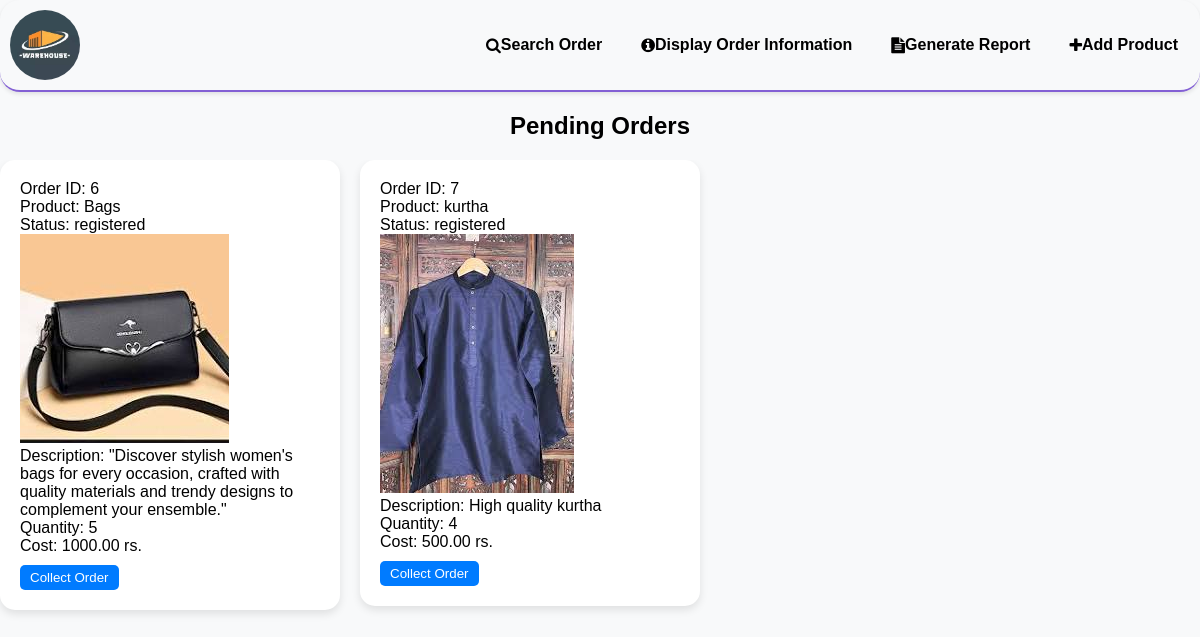
The page /myapp/index/ on the database as committed earlier.
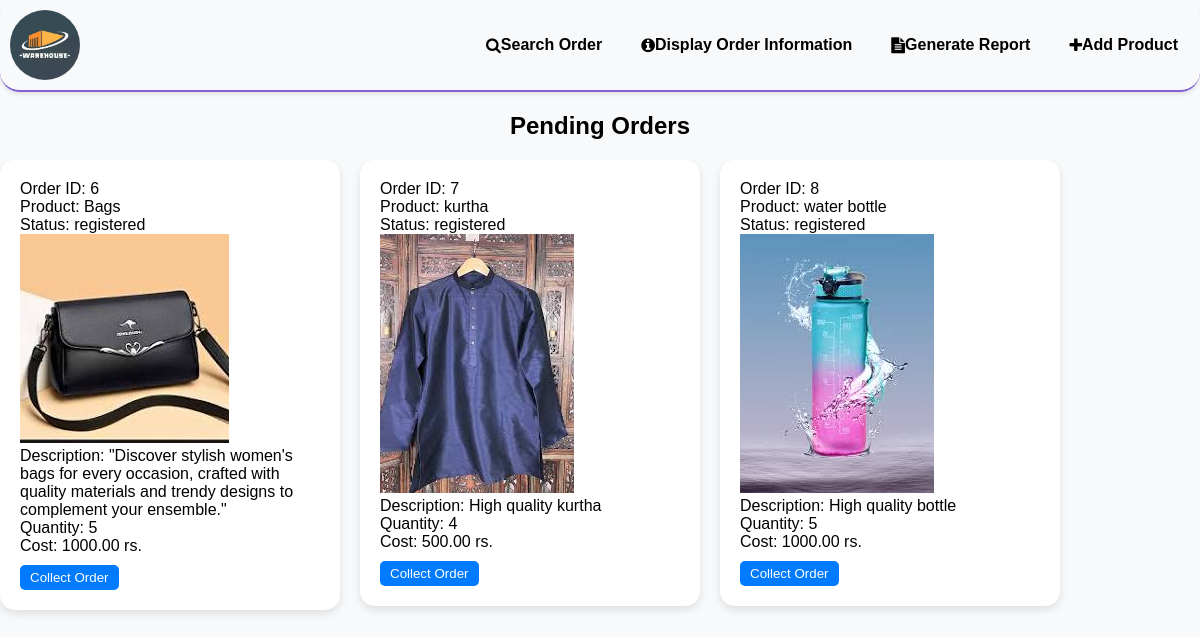
The same page on the database as committed later.
### home/models.py (models this page shows, shortened)
class Order(models.Model):
    product = models.ForeignKey(Product, on_delete=models.CASCADE)
    ordered_by = models.CharField(max_length=100)
    status = models.CharField(max_length=20, choices=(('registered', 'Registered'), ('in_queue', 'In Queue'), ('collected', 'Collected')))
    order_date = models.DateTimeField(auto_now_add=True)

class Product(models.Model):
    name = models.CharField(max_length=100)
    image = models.ImageField(upload_to='images/')
    quantity = models.IntegerField()
    description = models.TextField()
    cost = models.DecimalField(max_digits=10, decimal_places=2)

### home/views.py (the view)
# urls.py: path('index/', views.index, name="index"),
def index(request):
    if request.method == 'POST' and 'collect_order' in request.POST:
        order_id = request.POST.get('order_id')
        order = Order.objects.get(id=order_id)
        order.status = 'collected'
        order.save()
        return redirect('index')
    else:
        orders = Order.objects.filter(status='registered')
        return render(request, 'index.html', {'orders': orders})

### templates/index.html (shortened to what this page needs)
{% load static %}
<!DOCTYPE html>
<html lang="en">
<head>
<link rel="stylesheet" href="https://cdnjs.cloudflare.com/ajax/libs/font-awesome/4.7.0/css/font-awesome.min.css">
</head>
<body>
<div class="navbar">
  <div class="navbar-logo">
    <img src="{% static 'warehouse.jpg' %}" alt="Warehouse Logo">
  </div>
  <ul class="navbar-menu">
    <li><a href="#"><i class="fa fa-search"></i> Search Order</a></li>
    <li><a href="#"><i class="fa fa-info-circle"></i> Display Order Information</a></li>
    <li><a href="{% url 'generate_report' %}"><i class="fa fa-file-text"></i> Generate Report</a></li>
    <li><a href="{% url 'add_product' %}"><i class="fa fa-plus"></i> Add Product</a></li>
  </ul>
</div>
<h2 style="text-align: center;">Pending Orders</h2>
<div style="overflow: auto;">
  {% for order in orders %}
  <div class="order-box">
    <p>Order ID: {{ order.id }}</p>
    <p>Product: {{ order.product.name }}</p>
    <p>Status: {{ order.status }}</p>
    <img src="{{ order.product.image.url }}" alt="{{ order.product.name }}">
    <p>Description: {{ order.product.description }}</p>
    <p>Quantity: {{ order.product.quantity }}</p>
    <p>Cost: {{ order.product.cost }} rs.</p>
    {% if order.status == 'registered' %}
    <form method="POST">
      <button class="order-button" type="submit" name="collect_order">Collect Order</button>
    </form>
    {% endif %}
  </div>
  {% endfor %}
</div>
</body>
</html>

### templates/index.html (style rules this page uses)
body { margin: 0; padding: 0; font-family: Arial, sans-serif; background-color: #f8f9fa; }
.navbar { border-bottom: 2px solid #8360d4; display: flex; justify-content: space-between; align-items: center; padding: 10px; border-radius: 20px; box-shadow: 0 2px 4px rgba(0,0,0,0.1); }
.navbar-logo { width: 70px; height: 70px; border-radius: 50%; overflow: hidden; }
.navbar-logo img { width: 100%; height: auto; }
.navbar-menu { list-style-type: none; margin: 0; padding: 0; display: flex; }
.navbar-menu li { margin-left: 15px; }
.navbar-menu li a { text-decoration: none; color: #000; font-weight: bold; border-radius: 20px; padding: 8px 12px; transition: background-color 0.3s; font-size: 16px; display: flex; align-items: center; }
.order-box { background-color: #fff; border-radius: 15px; box-shadow: 0 4px 8px rgba(0, 0, 0, 0.1); padding: 20px; margin-bottom: 20px; width: 300px; margin-right: 20px; float: left; }
.order-box p { margin: 0; }
.order-button { background-color: #007bff; color: #fff; border: none; border-radius: 5px; padding: 5px 10px; cursor: pointer; margin-top: 10px; }

Rows that differ between the two databases and show on the page:
added Order: id "8", product.name "water bottle", status "registered", product.image (picture), product.description "High quality bottle", product.quantity "5", product.cost "1000.00"
